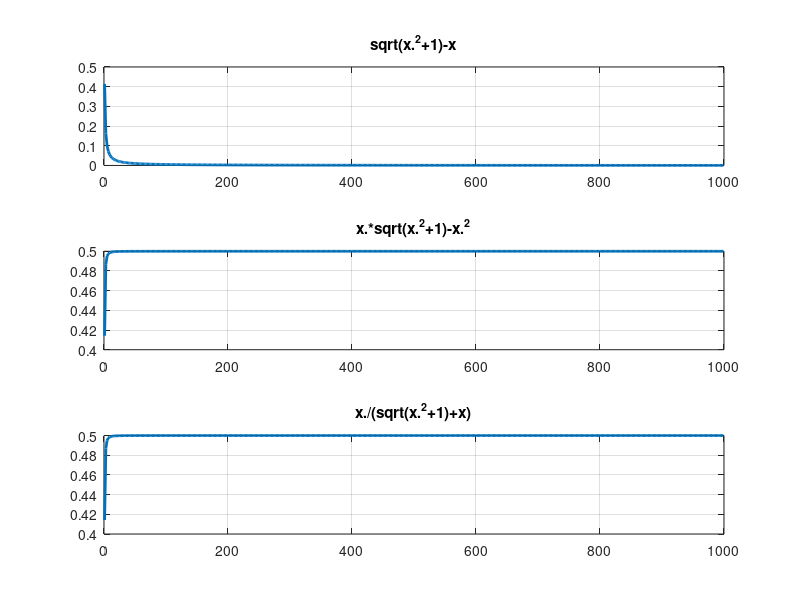

This chart was generated by the following MATLAB code:

f1 = inline("sqrt(x.^2+1)-x");
f2 = inline("x.*sqrt(x.^2+1)-x.^2");
f3 = inline("x./(sqrt(x.^2+1)+x)");

x = 1:2:1000;

y1 = f1(x);
y2 = f2(x);
y3 = f3(x);


subplot(3,1,1)
  plot(x,y1,'linewidth',2);
  title("sqrt(x.^2+1)-x");
  grid on
subplot(3,1,2)
  plot(x,y2,'linewidth',2);
  title("x.*sqrt(x.^2+1)-x.^2")
  grid on
subplot(3,1,3)
  plot(x,y3,'linewidth',2);
  title("x./(sqrt(x.^2+1)+x)")
  grid on

